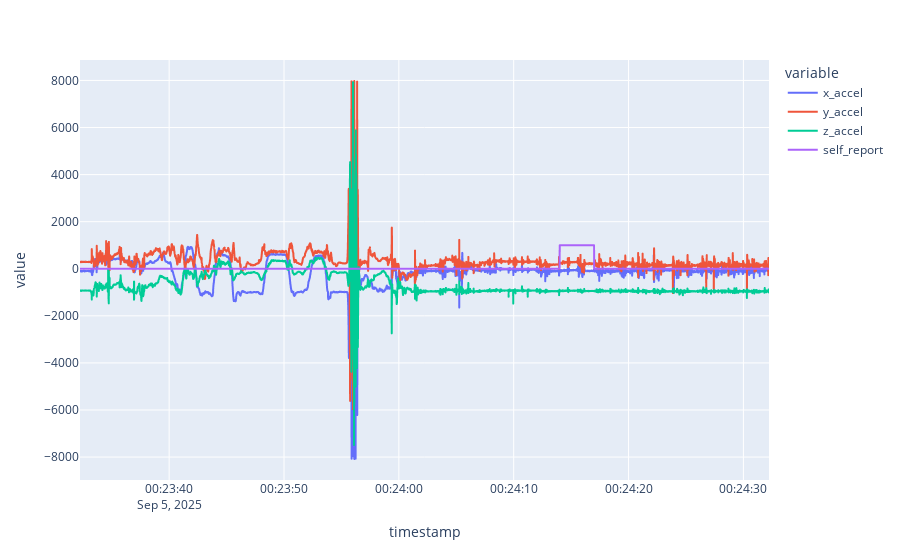

Notebook code for this chart:
### Code cell
fig = px.line(df_high_freq_data, x='timestamp', y=['x_accel', 'y_accel', 'z_accel', 'self_report'])
fig.show()

### Figure 1 — Plotly figure (JSON) as saved in the notebook; plotly's stock layout.template omitted (floating-point values rounded to 4 significant figures; data arrays with more than 128 entries replaced by an {"elided": "..."} marker saying what was removed)
{"data": [{"hovertemplate": "variable=x_accel<br>timestamp=%{x}<br>value=%{y}<extra></extra>", "legendgroup": "x_accel", "line": {"color": "#636efa", "dash": "solid"}, "marker": {"symbol": "circle"}, "mode": "lines", "name": "x_accel", "showlegend": true, "type": "scattergl", "x": {"elided": "6000 str values"}, "xaxis": "x", "y": {"elided": "6000 float values"}, "yaxis": "y"}, {"hovertemplate": "variable=y_accel<br>timestamp=%{x}<br>value=%{y}<extra></extra>", "legendgroup": "y_accel", "line": {"color": "#EF553B", "dash": "solid"}, "marker": {"symbol": "circle"}, "mode": "lines", "name": "y_accel", "showlegend": true, "type": "scattergl", "x": {"elided": "6000 str values"}, "xaxis": "x", "y": {"elided": "6000 float values"}, "yaxis": "y"}, {"hovertemplate": "variable=z_accel<br>timestamp=%{x}<br>value=%{y}<extra></extra>", "legendgroup": "z_accel", "line": {"color": "#00cc96", "dash": "solid"}, "marker": {"symbol": "circle"}, "mode": "lines", "name": "z_accel", "showlegend": true, "type": "scattergl", "x": {"elided": "6000 str values"}, "xaxis": "x", "y": {"elided": "6000 float values"}, "yaxis": "y"}, {"hovertemplate": "variable=self_report<br>timestamp=%{x}<br>value=%{y}<extra></extra>", "legendgroup": "self_report", "line": {"color": "#ab63fa", "dash": "solid"}, "marker": {"symbol": "circle"}, "mode": "lines", "name": "self_report", "showlegend": true, "type": "scattergl", "x": {"elided": "6000 str values"}, "xaxis": "x", "y": {"elided": "6000 float values"}, "yaxis": "y"}], "layout": {"legend": {"title": {"text": "variable"}, "tracegroupgap": 0}, "margin": {"t": 60}, "xaxis": {"anchor": "y", "domain": [0, 1], "title": {"text": "timestamp"}}, "yaxis": {"anchor": "x", "domain": [0, 1], "title": {"text": "value"}}}}
